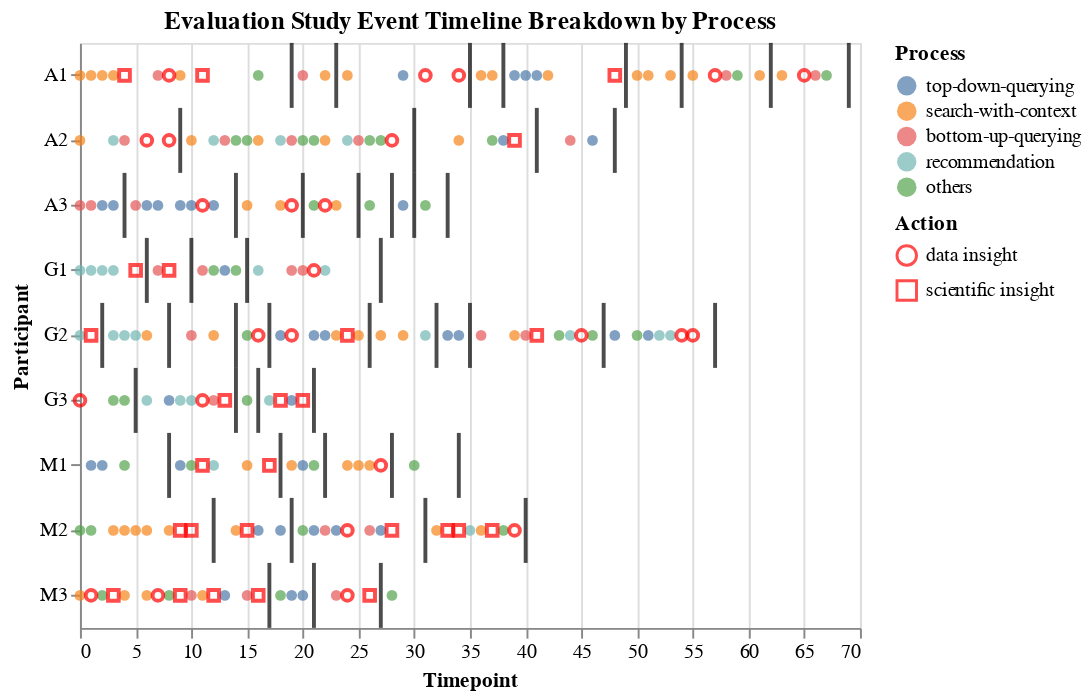

The notebook cell saved with this chart:
### Code cell
chart = process_chart+ break_chart + insight_chart
chart.title="Evaluation Study Event Timeline Breakdown by Process"
chart

### Figure 1 — Vega-Lite specification as saved in the notebook (floating-point values rounded to 4 significant figures; data arrays with more than 128 entries replaced by an {"elided": "..."} marker saying what was removed)
{"$schema": "https://vega.github.io/schema/vega-lite/v2.6.0.json", "config": {"view": {"height": 300, "width": 400}}, "datasets": {"data-3253ccb72e2817e97f930b6e5dd3d53f": [{"action": "BR", "t": 2, "user": "G2"}, {"action": "BR", "t": 4, "user": "A3"}, {"action": "BR", "t": 5, "user": "G3"}, {"action": "BR", "t": 6, "user": "G1"}, {"action": "BR", "t": 8, "user": "G2"}, {"action": "BR", "t": 8, "user": "M1"}, {"action": "BR", "t": 9, "user": "A2"}, {"action": "BR", "t": 10, "user": "G1"}, {"action": "BR", "t": 12, "user": "M2"}, {"action": "BR", "t": 14, "user": "A3"}, {"action": "BR", "t": 14, "user": "G2"}, {"action": "BR", "t": 14, "user": "G3"}, {"action": "BR", "t": 15, "user": "G1"}, {"action": "BR", "t": 16, "user": "G3"}, {"action": "BR", "t": 17, "user": "G2"}, {"action": "BR", "t": 17, "user": "M3"}, {"action": "BR", "t": 18, "user": "M1"}, {"action": "BR", "t": 19, "user": "A1"}, {"action": "BR", "t": 19, "user": "M2"}, {"action": "BR", "t": 20, "user": "A3"}, {"action": "BR", "t": 21, "user": "G3"}, {"action": "BR", "t": 21, "user": "M3"}, {"action": "BR", "t": 22, "user": "M1"}, {"action": "BR", "t": 23, "user": "A1"}, {"action": "BR", "t": 25, "user": "A3"}, {"action": "BR", "t": 26, "user": "G2"}, {"action": "BR", "t": 27, "user": "G1"}, {"action": "BR", "t": 27, "user": "M3"}, {"action": "BR", "t": 28, "user": "A3"}, {"action": "BR", "t": 28, "user": "M1"}, {"action": "BR", "t": 30, "user": "A2"}, {"action": "BR", "t": 30, "user": "A3"}, {"action": "BR", "t": 31, "user": "M2"}, {"action": "BR", "t": 32, "user": "G2"}, {"action": "BR", "t": 33, "user": "A3"}, {"action": "BR", "t": 34, "user": "M1"}, {"action": "BR", "t": 35, "user": "A1"}, {"action": "BR", "t": 35, "user": "G2"}, {"action": "BR", "t": 38, "user": "A1"}, {"action": "BR", "t": 40, "user": "M2"}, {"action": "BR", "t": 41, "user": "A2"}, {"action": "BR", "t": 47, "user": "G2"}, {"action": "BR", "t": 48, "user": "A2"}, {"action": "BR", "t": 49, "user": "A1"}, {"action": "BR", "t": 54, "user": "A1"}, {"action": "BR", "t": 57, "user": "G2"}, {"action": "BR", "t": 62, "user": "A1"}, {"action": "BR", "t": 69, "user": "A1"}], "data-77a9fde36ae81ae203364ae1ac1b29aa": {"elided": "167 records"}, "data-c3cde449e7919efb0b9a14c7f574fb99": [{"Action": "data insight", "action": "ID", "t": 0, "user": "G3"}, {"Action": "scientific insight", "action": "IS", "t": 1, "user": "G2"}, {"Action": "data insight", "action": "ID", "t": 1, "user": "M3"}, {"Action": "scientific insight", "action": "IS", "t": 3, "user": "M3"}, {"Action": "scientific insight", "action": "IS", "t": 4, "user": "A1"}, {"Action": "scientific insight", "action": "IS", "t": 5, "user": "G1"}, {"Action": "data insight", "action": "ID", "t": 6, "user": "A2"}, {"Action": "data insight", "action": "ID", "t": 7, "user": "M3"}, {"Action": "data insight", "action": "ID", "t": 8, "user": "A1"}, {"Action": "data insight", "action": "ID", "t": 8, "user": "A2"}, {"Action": "scientific insight", "action": "IS", "t": 8, "user": "G1"}, {"Action": "scientific insight", "action": "IS", "t": 9, "user": "M2"}, {"Action": "scientific insight", "action": "IS", "t": 9, "user": "M3"}, {"Action": "scientific insight", "action": "IS", "t": 10, "user": "M2"}, {"Action": "scientific insight", "action": "IS", "t": 11, "user": "A1"}, {"Action": "data insight", "action": "ID", "t": 11, "user": "A3"}, {"Action": "data insight", "action": "ID", "t": 11, "user": "G3"}, {"Action": "scientific insight", "action": "IS", "t": 11, "user": "M1"}, {"Action": "scientific insight", "action": "IS", "t": 12, "user": "M3"}, {"Action": "scientific insight", "action": "IS", "t": 13, "user": "G3"}, {"Action": "scientific insight", "action": "IS", "t": 15, "user": "M2"}, {"Action": "data insight", "action": "ID", "t": 16, "user": "G2"}, {"Action": "scientific insight", "action": "IS", "t": 16, "user": "M3"}, {"Action": "scientific insight", "action": "IS", "t": 17, "user": "M1"}, {"Action": "scientific insight", "action": "IS", "t": 18, "user": "G3"}, {"Action": "data insight", "action": "ID", "t": 19, "user": "A3"}, {"Action": "data insight", "action": "ID", "t": 19, "user": "G2"}, {"Action": "scientific insight", "action": "IS", "t": 20, "user": "G3"}, {"Action": "data insight", "action": "ID", "t": 21, "user": "G1"}, {"Action": "data insight", "action": "ID", "t": 22, "user": "A3"}, {"Action": "scientific insight", "action": "IS", "t": 24, "user": "G2"}, {"Action": "data insight", "action": "ID", "t": 24, "user": "M2"}, {"Action": "data insight", "action": "ID", "t": 24, "user": "M3"}, {"Action": "scientific insight", "action": "IS", "t": 26, "user": "M3"}, {"Action": "data insight", "action": "ID", "t": 27, "user": "M1"}, {"Action": "data insight", "action": "ID", "t": 28, "user": "A2"}, {"Action": "scientific insight", "action": "IS", "t": 28, "user": "M2"}, {"Action": "data insight", "action": "ID", "t": 31, "user": "A1"}, {"Action": "scientific insight", "action": "IS", "t": 33, "user": "M2"}, {"Action": "data insight", "action": "ID", "t": 34, "user": "A1"}, {"Action": "scientific insight", "action": "IS", "t": 34, "user": "M2"}, {"Action": "scientific insight", "action": "IS", "t": 37, "user": "M2"}, {"Action": "scientific insight", "action": "IS", "t": 39, "user": "A2"}, {"Action": "data insight", "action": "ID", "t": 39, "user": "M2"}, {"Action": "scientific insight", "action": "IS", "t": 41, "user": "G2"}, {"Action": "data insight", "action": "ID", "t": 45, "user": "G2"}, {"Action": "scientific insight", "action": "IS", "t": 48, "user": "A1"}, {"Action": "data insight", "action": "ID", "t": 54, "user": "G2"}, {"Action": "data insight", "action": "ID", "t": 55, "user": "G2"}, {"Action": "data insight", "action": "ID", "t": 57, "user": "A1"}, {"Action": "data insight", "action": "ID", "t": 65, "user": "A1"}]}, "layer": [{"data": {"name": "data-77a9fde36ae81ae203364ae1ac1b29aa"}, "encoding": {"color": {"field": "Process", "sort": ["top-down-querying", "search-with-context", "bottom-up-querying", "recommendation"], "type": "nominal"}, "x": {"field": "t", "type": "quantitative"}, "y": {"field": "user", "type": "nominal"}}, "mark": "circle"}, {"data": {"name": "data-3253ccb72e2817e97f930b6e5dd3d53f"}, "encoding": {"x": {"field": "t", "type": "quantitative"}, "y": {"field": "user", "type": "nominal"}}, "mark": {"color": "black", "thickness": 2, "type": "tick"}}, {"data": {"name": "data-c3cde449e7919efb0b9a14c7f574fb99"}, "encoding": {"shape": {"field": "Action", "type": "nominal"}, "x": {"field": "t", "title": "Timepoint", "type": "quantitative"}, "y": {"field": "user", "title": "Participant", "type": "nominal"}}, "mark": {"color": "red", "shape": "diamond", "type": "point"}}], "title": "Evaluation Study Event Timeline Breakdown by Process"}
